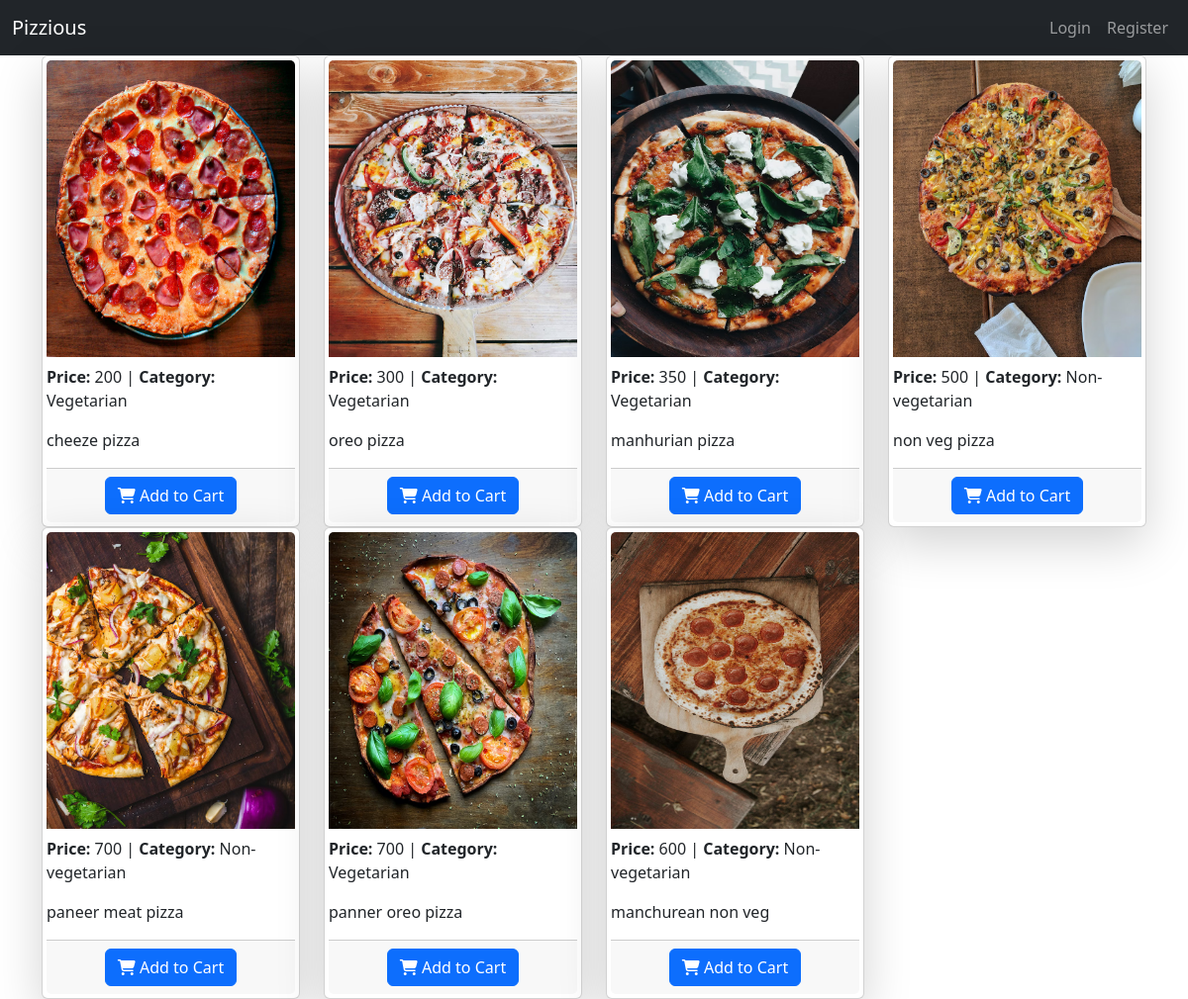
Page /api/home/ on the committed database.
### order/models.py (models this page shows)
class BaseModel(models.Model):
    uid=models.UUIDField(default=uuid.uuid4,editable=False,primary_key=True)
    created_at=models.DateField(auto_now_add=True)
    updated_at=models.DateField( auto_now_add=True)
    class Meta:
        abstract=True

class Pizza(BaseModel):
    category=models.ForeignKey(Pizzacategory,on_delete=models.CASCADE,related_name="pizza")
    pizza_name=models.CharField(max_length=150)
    price=models.IntegerField(default=100)
    images=models.ImageField(upload_to='uploads/images')

class Pizzacategory(BaseModel):
    category_name=models.CharField(max_length=100)

### order/views.py (the view)
# urls.py: path("home/",views.home,name="home" ),
def home(request):
    pizzas=Pizza.objects.all()
    context={'pizzas':pizzas}
    return render(request,'home.html',context)

### order/templates/home.html (shortened to what this page needs)
    {% extends "base.html" %}
    {% block start %}
    <div class="container">
        <div class="row">
            {% for pizza in pizzas %}
            <div class="col-6 col-sm-6 col-md-4 col-lg-3">
                <div class="card shadow-lg h-100 p-1" >
                    <img class="card-img-top" src="{{ MEDIA_URL }}{{ pizza.images.url }}" alt="Card image cap" style="height:300px">
                    <div class="card-block">
                        <p><strong>Price:</strong> {{ pizza.price }} | <strong>Category:</strong> {{ pizza.category.category_name }}</p>
                        <p>{{ pizza.pizza_name }}</p>
                        <div class="card-footer text-center">
                            <a href="{% url 'addcart' pizza.uid %}" class="btn btn-primary"><i class="fa-solid fa-cart-shopping"></i> Add to Cart</a>
                        </div>
                    </div>
                </div>
            </div>
            {% endfor %}
        </div>
    </div>
    {% endblock %}

### order/templates/base.html (shortened to what this page needs)
<!doctype html>
<html lang="en">
  <head>
    <link href="https://cdn.jsdelivr.net/npm/bootstrap@5.3.0/dist/css/bootstrap.min.css" rel="stylesheet">
    <link rel="stylesheet" href=
    "https://cdnjs.cloudflare.com/ajax/libs/font-awesome/6.2.0/css/all.css">
</head>
  <body>
    <nav class="navbar navbar-expand-lg navbar-dark bg-dark">
      <div class="container-fluid">
          <a href="{% url 'home' %}" class="navbar-brand">Pizzious</a>
          <div class="collapse navbar-collapse justify-content-end" id="navbarNav">
              <ul class="navbar-nav">
                  {% if request.user.is_authenticated %}
                  <li class="nav-item">
                      <a href="{% url 'orders' %}" class="nav-link">Orders</a>
                  </li>
                  <li class="nav-item">
                      <a href="{% url 'logout' %}" class="nav-link">Logout</a>
                  </li>
                  <li class="nav-item">
                      <a href="{% url 'cart' %}" class="nav-link">
                          <button class="btn btn-outline-success">
                              <i class="fa-solid fa-cart-shopping"></i>{{ request.user.cart_count }}
                          </button>
                      </a>
                  </li>
                  {% else %}
                  <li class="nav-item">
                      <a href="{% url 'login' %}" class="nav-link">Login</a>
                  </li>
                  <li class="nav-item">
                      <a href="{% url 'register' %}" class="nav-link">Register</a>
                  </li>
                  {% endif %}
              </ul>
          </div>
      </div>
  </nav>
      {% block start %}
      {% endblock %}
  </body>
</html>

### rows in the picture
Pizza: images (picture), price "200", category.category_name "Vegetarian", pizza_name "cheeze pizza"
Pizza: images (picture), price "300", category.category_name "Vegetarian", pizza_name "oreo pizza"
Pizza: images (picture), price "350", category.category_name "Vegetarian", pizza_name "manhurian pizza"
Pizza: images (picture), price "500", category.category_name "Non-vegetarian", pizza_name "non veg pizza"
Pizza: images (picture), price "700", category.category_name "Non-vegetarian", pizza_name "paneer meat pizza"
Pizza: images (picture), price "700", category.category_name "Vegetarian", pizza_name "panner oreo pizza"
Pizza: images (picture), price "600", category.category_name "Non-vegetarian", pizza_name "manchurean non veg"
